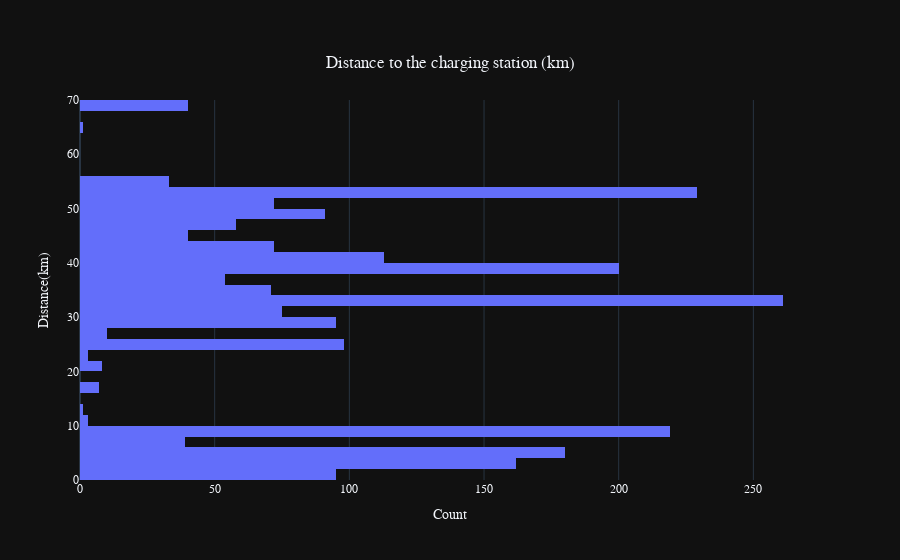

The code cell stored with this chart in its notebook:
### Markdown cell above
### 📈 Distance to the charging station (km)

### Code cell
JupyVisualiser.distace_histogram(ev_data, "Distance to the charging station (km)")

### Figure 1 — Plotly figure (JSON) as saved in the notebook; plotly's stock layout.template omitted (floating-point values rounded to 4 significant figures; data arrays with more than 128 entries replaced by an {"elided": "..."} marker saying what was removed)
{"data": [{"nbinsx": 10, "type": "histogram", "y": {"elided": "2330 float values"}}], "layout": {"font": {"family": "Courier New, monospace", "size": 12}, "title": {"text": "Distance to the charging station (km)", "x": 0.5, "xanchor": "center", "y": 0.9, "yanchor": "top"}, "xaxis": {"title": {"text": "Count"}}, "yaxis": {"title": {"text": "Distance(km)"}}}}
